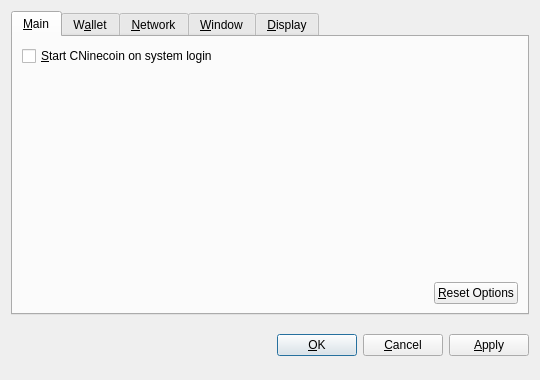
<?xml version="1.0" encoding="UTF-8"?>
<ui version="4.0">
 <class>OptionsDialog</class>
 <widget class="QDialog" name="OptionsDialog">
  <property name="geometry">
   <rect>
    <x>0</x>
    <y>0</y>
    <width>540</width>
    <height>380</height>
   </rect>
  </property>
  <property name="windowTitle">
   <string>Options</string>
  </property>
  <property name="modal">
   <bool>true</bool>
  </property>
  <layout class="QVBoxLayout" name="verticalLayout">
   <item>
    <widget class="QTabWidget" name="tabWidget">
     <property name="tabPosition">
      <enum>QTabWidget::North</enum>
     </property>
     <property name="currentIndex">
      <number>0</number>
     </property>
     <widget class="QWidget" name="tabMain">
      <attribute name="title">
       <string>&amp;Main</string>
      </attribute>
      <layout class="QVBoxLayout" name="verticalLayout_Main">
       <item>
        <widget class="QCheckBox" name="bitcoinAtStartup">
         <property name="toolTip">
          <string>Automatically start CNinecoin after logging in to the system.</string>
         </property>
         <property name="text">
          <string>&amp;Start CNinecoin on system login</string>
         </property>
        </widget>
       </item>
       <item>
        <spacer name="verticalSpacer_Main">
         <property name="orientation">
          <enum>Qt::Vertical</enum>
         </property>
         <property name="sizeHint" stdset="0">
          <size>
           <width>20</width>
           <height>40</height>
          </size>
         </property>
        </spacer>
       </item>
       <item>
        <layout class="QHBoxLayout" name="horizontalLayout_2_Main">
         <item>
          <spacer name="horizontalSpacer_2_Main">
           <property name="orientation">
            <enum>Qt::Horizontal</enum>
           </property>
           <property name="sizeHint" stdset="0">
            <size>
             <width>40</width>
             <height>20</height>
            </size>
           </property>
          </spacer>
         </item>
         <item>
          <widget class="QPushButton" name="resetButton">
           <property name="toolTip">
            <string>Reset all client options to default.</string>
           </property>
           <property name="text">
            <string>&amp;Reset Options</string>
           </property>
           <property name="autoDefault">
            <bool>false</bool>
           </property>
          </widget>
         </item>
        </layout>
       </item>
      </layout>
     </widget>
     <widget class="QWidget" name="tabWallet">
      <attribute name="title">
       <string>W&amp;allet</string>
      </attribute>
      <layout class="QVBoxLayout" name="verticalLayout_Network">
       <item>
        <widget class="QLabel" name="transactionFeeInfoLabel">
         <property name="text">
          <string>Optional transaction fee per kB that helps make sure your transactions are processed quickly. Most transactions are 1 kB.</string>
         </property>
         <property name="textFormat">
          <enum>Qt::PlainText</enum>
         </property>
         <property name="wordWrap">
          <bool>true</bool>
         </property>
        </widget>
       </item>
       <item>
        <layout class="QHBoxLayout" name="horizontalLayout_1_Main">
         <item>
          <widget class="QLabel" name="transactionFeeLabel">
           <property name="text">
            <string>Pay transaction &amp;fee</string>
           </property>
           <property name="textFormat">
            <enum>Qt::PlainText</enum>
           </property>
           <property name="buddy">
            <cstring>transactionFee</cstring>
           </property>
          </widget>
         </item>
         <item>
          <widget class="BitcoinAmountField" name="transactionFee"/>
         </item>
         <item>
          <spacer name="horizontalSpacer_1_Main">
           <property name="orientation">
            <enum>Qt::Horizontal</enum>
           </property>
           <property name="sizeHint" stdset="0">
            <size>
             <width>40</width>
             <height>20</height>
            </size>
           </property>
          </spacer>
         </item>
        </layout>
       </item>
       <item>
        <widget class="QLabel" name="label">
         <property name="text">
          <string>If you disable the spending of unconfirmed change, the change from a transaction cannot be used until that transaction has at least one confirmation. This also affects how your balance is computed.</string>
         </property>
         <property name="wordWrap">
          <bool>true</bool>
         </property>
        </widget>
       </item>
       <item>
        <widget class="QCheckBox" name="spendZeroConfChange">
         <property name="text">
          <string>Spend unconfirmed change  (experts only)</string>
         </property>
        </widget>
       </item>
       <item>
        <spacer name="verticalSpacer">
         <property name="orientation">
          <enum>Qt::Vertical</enum>
         </property>
         <property name="sizeHint" stdset="0">
          <size>
           <width>20</width>
           <height>40</height>
          </size>
         </property>
        </spacer>
       </item>
      </layout>
     </widget>
     <widget class="QWidget" name="tabNetwork">
      <attribute name="title">
       <string>&amp;Network</string>
      </attribute>
      <layout class="QVBoxLayout" name="verticalLayout_Network">
       <item>
        <widget class="QCheckBox" name="mapPortUpnp">
         <property name="toolTip">
          <string>Automatically open the CNinecoin client port on the router. This only works when your router supports UPnP and it is enabled.</string>
         </property>
         <property name="text">
          <string>Map port using &amp;UPnP</string>
         </property>
        </widget>
       </item>
       <item>
        <widget class="QCheckBox" name="connectSocks">
         <property name="toolTip">
          <string>Connect to the CNinecoin network through a SOCKS proxy (e.g. when connecting through Tor).</string>
         </property>
         <property name="text">
          <string>&amp;Connect through SOCKS proxy:</string>
         </property>
        </widget>
       </item>
       <item>
        <layout class="QHBoxLayout" name="horizontalLayout_Network">
         <item>
          <widget class="QLabel" name="proxyIpLabel">
           <property name="text">
            <string>Proxy &amp;IP:</string>
           </property>
           <property name="textFormat">
            <enum>Qt::PlainText</enum>
           </property>
           <property name="buddy">
            <cstring>proxyIp</cstring>
           </property>
          </widget>
         </item>
         <item>
          <widget class="QValidatedLineEdit" name="proxyIp">
           <property name="maximumSize">
            <size>
             <width>140</width>
             <height>16777215</height>
            </size>
           </property>
           <property name="toolTip">
            <string>IP address of the proxy (e.g. 127.0.0.1)</string>
           </property>
          </widget>
         </item>
         <item>
          <widget class="QLabel" name="proxyPortLabel">
           <property name="text">
            <string>&amp;Port:</string>
           </property>
           <property name="textFormat">
            <enum>Qt::PlainText</enum>
           </property>
           <property name="buddy">
            <cstring>proxyPort</cstring>
           </property>
          </widget>
         </item>
         <item>
          <widget class="QLineEdit" name="proxyPort">
           <property name="maximumSize">
            <size>
             <width>55</width>
             <height>16777215</height>
            </size>
           </property>
           <property name="toolTip">
            <string>Port of the proxy (e.g. 9050)</string>
           </property>
          </widget>
         </item>
         <item>
          <widget class="QLabel" name="socksVersionLabel">
           <property name="text">
            <string>SOCKS &amp;Version:</string>
           </property>
           <property name="textFormat">
            <enum>Qt::PlainText</enum>
           </property>
           <property name="buddy">
            <cstring>socksVersion</cstring>
           </property>
          </widget>
         </item>
         <item>
          <widget class="QValueComboBox" name="socksVersion">
           <property name="toolTip">
            <string>SOCKS version of the proxy (e.g. 5)</string>
           </property>
          </widget>
         </item>
         <item>
          <spacer name="horizontalSpacer_Network">
           <property name="orientation">
            <enum>Qt::Horizontal</enum>
           </property>
           <property name="sizeHint" stdset="0">
            <size>
             <width>40</width>
             <height>20</height>
            </size>
           </property>
          </spacer>
         </item>
        </layout>
       </item>
       <item>
        <spacer name="verticalSpacer_Network">
         <property name="orientation">
          <enum>Qt::Vertical</enum>
         </property>
         <property name="sizeHint" stdset="0">
          <size>
           <width>20</width>
           <height>40</height>
          </size>
         </property>
        </spacer>
       </item>
      </layout>
     </widget>
     <widget class="QWidget" name="tabWindow">
      <attribute name="title">
       <string>&amp;Window</string>
      </attribute>
      <layout class="QVBoxLayout" name="verticalLayout_Window">
       <item>
        <widget class="QCheckBox" name="minimizeToTray">
         <property name="toolTip">
          <string>Show only a tray icon after minimizing the window.</string>
         </property>
         <property name="text">
          <string>&amp;Minimize to the tray instead of the taskbar</string>
         </property>
        </widget>
       </item>
       <item>
        <widget class="QCheckBox" name="minimizeOnClose">
         <property name="toolTip">
          <string>Minimize instead of exit the application when the window is closed. When this option is enabled, the application will be closed only after selecting Quit in the menu.</string>
         </property>
         <property name="text">
          <string>M&amp;inimize on close</string>
         </property>
        </widget>
       </item>
       <item>
        <spacer name="verticalSpacer_Window">
         <property name="orientation">
          <enum>Qt::Vertical</enum>
         </property>
         <property name="sizeHint" stdset="0">
          <size>
           <width>20</width>
           <height>40</height>
          </size>
         </property>
        </spacer>
       </item>
      </layout>
     </widget>
     <widget class="QWidget" name="tabDisplay">
      <attribute name="title">
       <string>&amp;Display</string>
      </attribute>
      <layout class="QVBoxLayout" name="verticalLayout_Display">
       <item>
        <layout class="QHBoxLayout" name="horizontalLayout_1_Display">
         <item>
          <widget class="QLabel" name="langLabel">
           <property name="text">
            <string>User Interface &amp;language:</string>
           </property>
           <property name="textFormat">
            <enum>Qt::PlainText</enum>
           </property>
           <property name="buddy">
            <cstring>lang</cstring>
           </property>
          </widget>
         </item>
         <item>
          <widget class="QValueComboBox" name="lang">
           <property name="toolTip">
            <string>The user interface language can be set here. This setting will take effect after restarting CNinecoin.</string>
           </property>
          </widget>
         </item>
        </layout>
       </item>
       <item>
        <layout class="QHBoxLayout" name="horizontalLayout_2_Display">
         <item>
          <widget class="QLabel" name="unitLabel">
           <property name="text">
            <string>&amp;Unit to show amounts in:</string>
           </property>
           <property name="textFormat">
            <enum>Qt::PlainText</enum>
           </property>
           <property name="buddy">
            <cstring>unit</cstring>
           </property>
          </widget>
         </item>
         <item>
          <widget class="QValueComboBox" name="unit">
           <property name="toolTip">
            <string>Choose the default subdivision unit to show in the interface and when sending coins.</string>
           </property>
          </widget>
         </item>
        </layout>
       </item>
       <item>
        <widget class="QCheckBox" name="displayAddresses">
         <property name="toolTip">
          <string>Whether to show CNinecoin addresses in the transaction list or not.</string>
         </property>
         <property name="text">
          <string>&amp;Display addresses in transaction list</string>
         </property>
        </widget>
       </item>
       <item>
        <widget class="QCheckBox" name="coinControlFeatures">
         <property name="toolTip">
          <string>Whether to show coin control features or not.</string>
         </property>
         <property name="text">
          <string>Display coin &amp;control features (experts only!)</string>
         </property>
        </widget>
       </item>
       <item>
        <spacer name="verticalSpacer_Display">
         <property name="orientation">
          <enum>Qt::Vertical</enum>
         </property>
         <property name="sizeHint" stdset="0">
          <size>
           <width>20</width>
           <height>40</height>
          </size>
         </property>
        </spacer>
       </item>
      </layout>
     </widget>
    </widget>
   </item>
   <item>
    <layout class="QHBoxLayout" name="horizontalLayout_Buttons">
     <item>
      <spacer name="horizontalSpacer_1">
       <property name="orientation">
        <enum>Qt::Horizontal</enum>
       </property>
       <property name="sizeHint" stdset="0">
        <size>
         <width>40</width>
         <height>48</height>
        </size>
       </property>
      </spacer>
     </item>
     <item>
      <widget class="QLabel" name="statusLabel">
       <property name="font">
        <font>
         <weight>75</weight>
         <bold>true</bold>
        </font>
       </property>
       <property name="text">
        <string/>
       </property>
       <property name="textFormat">
        <enum>Qt::PlainText</enum>
       </property>
       <property name="wordWrap">
        <bool>true</bool>
       </property>
      </widget>
     </item>
     <item>
      <spacer name="horizontalSpacer_2">
       <property name="orientation">
        <enum>Qt::Horizontal</enum>
       </property>
       <property name="sizeHint" stdset="0">
        <size>
         <width>40</width>
         <height>48</height>
        </size>
       </property>
      </spacer>
     </item>
     <item>
      <widget class="QPushButton" name="okButton">
       <property name="text">
        <string>&amp;OK</string>
       </property>
      </widget>
     </item>
     <item>
      <widget class="QPushButton" name="cancelButton">
       <property name="text">
        <string>&amp;Cancel</string>
       </property>
       <property name="autoDefault">
        <bool>false</bool>
       </property>
      </widget>
     </item>
     <item>
      <widget class="QPushButton" name="applyButton">
       <property name="text">
        <string>&amp;Apply</string>
       </property>
       <property name="autoDefault">
        <bool>false</bool>
       </property>
      </widget>
     </item>
    </layout>
   </item>
  </layout>
 </widget>
 <customwidgets>
  <customwidget>
   <class>BitcoinAmountField</class>
   <extends>QSpinBox</extends>
   <header>bitcoinamountfield.h</header>
  </customwidget>
  <customwidget>
   <class>QValueComboBox</class>
   <extends>QComboBox</extends>
   <header>qvaluecombobox.h</header>
  </customwidget>
  <customwidget>
   <class>QValidatedLineEdit</class>
   <extends>QLineEdit</extends>
   <header>qvalidatedlineedit.h</header>
  </customwidget>
 </customwidgets>
 <resources/>
 <connections/>
</ui>
